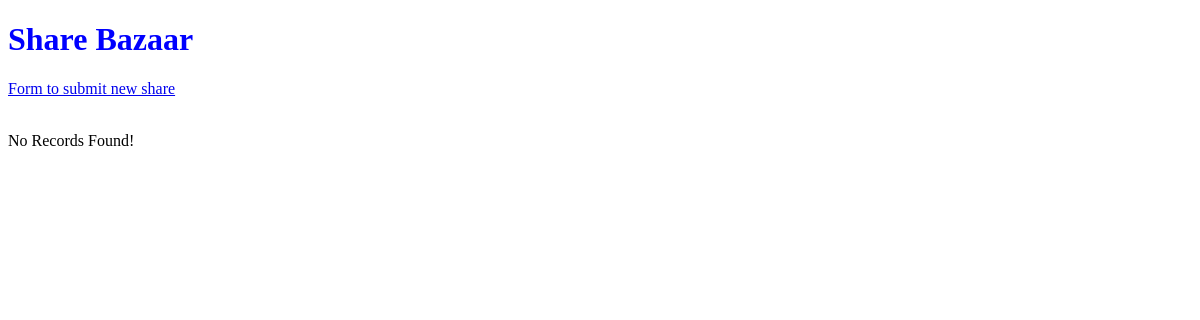
Before: / with the older database file.
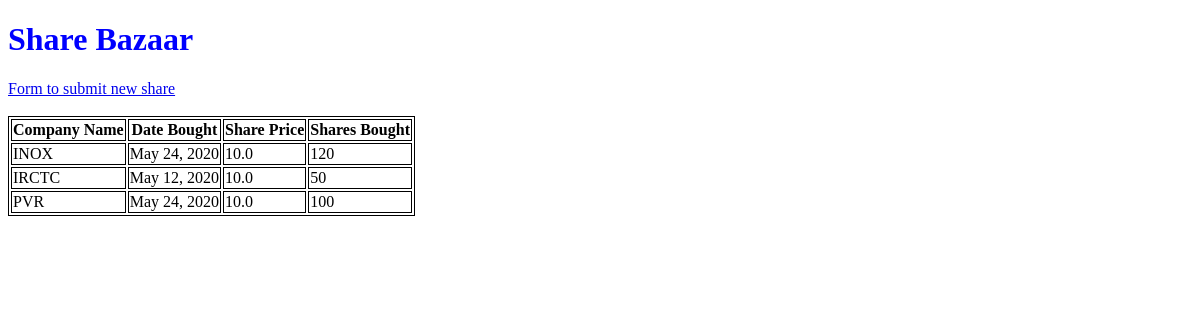
After: the same page with the newer database file.
### first_app/models.py (models this page shows, shortened)
class ShareDetails(models.Model):
    company_name = models.CharField(max_length=16 ,unique=True)
    date_bought = models.DateField()
    shares_bought = models.IntegerField()
    share_price = models.FloatField()

### first_app/views.py (the view)
# urls.py: url(r'^$', views.index, name='index'),
def index(request):
    web_page = ShareDetails.objects.order_by('company_name')
    topic_dict = {'topic': web_page}
    return render(request, 'first_app/index.html', context=topic_dict)

### templates/first_app/index.html (shortened to what this page needs)
<!DOCTYPE html>
{% load staticfiles %}
<html>
    <head>
        <link rel="stylesheet" href="{% static "css/style.css" %}"/>
    </head>
    <body>
        <h1>Share Bazaar</h1>
        <a href="http://localhost:8000/form/">Form to submit new share</a>
        <br><br>
        <div class "django">
            {% if topic %}
            <table>
                <thead>
                    <th>Company Name</th>
                    <th>Date Bought</th>
                    <th>Share Price</th>
                    <th>Shares Bought</th>
                </thead>
                {% for acc in topic %}
                <tr>
                    <td>{{ acc.company_name}}</td>
                    <td>{{ acc.date_bought }}</td>
                    <td>{{ acc.share_price }}</td>
                    <td>{{ acc.shares_bought }}</td>
                </tr>
                {% endfor %}
            </table>
            {% else %}
            <p>No Records Found!</p>
            {% endif %}
        </div>
    </body>
</html>

### static/css/style.css (style rules this page uses)
h1 { color: blue; }
table, th, td { border: 1px solid black }

Changed rows visible on the page:
added ShareDetails: company_name "INOX", date_bought "May 24, 2020", share_price "10.0", shares_bought "120"
added ShareDetails: company_name "IRCTC", date_bought "May 12, 2020", share_price "10.0", shares_bought "50"
added ShareDetails: company_name "PVR", date_bought "May 24, 2020", share_price "10.0", shares_bought "100"
Other visible differences:
text no longer shown: "No Records Found!"
text now shown: "Company Name Date Bought Share Price Shares Bought"
